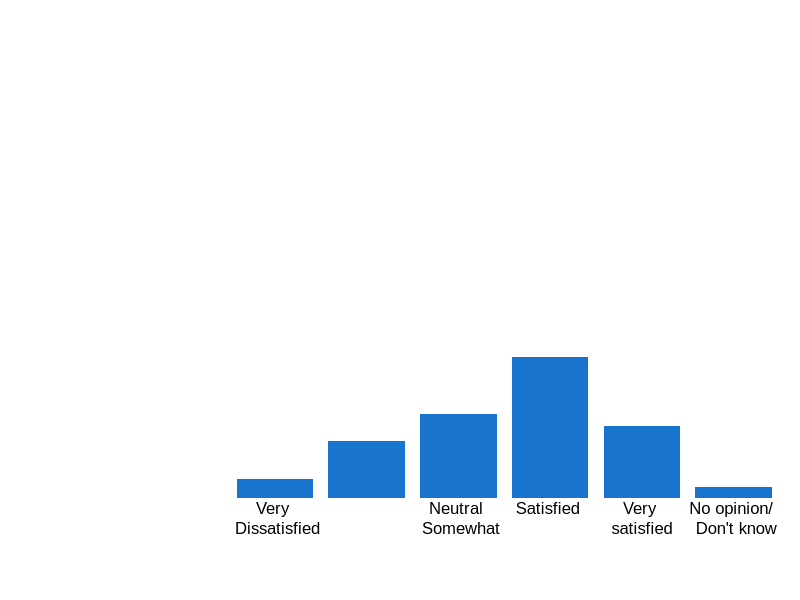

R code for this plot: (Note: this script raises an error after producing the figure.)
############################################################################################
#### Author:
#### Date:
#### Purpose: Produce graphs for BCPS Covid Staff Report
#### Colors:dodgerblue3", "yellow2","gray60", "slategray1","darkorange2"
#############################################################################################
## Adding more stuff
## Again
## And again


### GRAPH 1 ####
# How satisfied are you with your school’s/district's online learning experience this spring?#

par(mar=c(5.1, 10, 4, 1.1))
H <- c(5,15,22,37,19,3) # Create the data for the chart.#
M <- c("Very \n Dissatisfied",
       "Somewhat \n Dissatisfied",
       "Neutral \n Somewhat",
       "Satisfied \n",
       "Very \nsatisfied",
       "No opinion/ \n Don't know")

bp <- barplot(H, col =c("dodgerblue3" ),  ylim = range(0,110),
              names.arg = M, horiz = F,
              family="Arial", border = NA, xlim = range(0,7), las=1,
              axes = F)
bp <- barplot()

text(bp, H + 5, paste(H, "%", sep="")) #Automates data labels

### GRAPH 2 ###

par(mar=c(0, 5, 18, 0))
counts<- structure(list(
  
  A = c(37,11),	
  B = c(26,15),	
  C = c(34,10),	
  D = c(30,46),	
  E = c(31,33)),
  
  .Names = c("Students are engaged in the \n distance learning environment.",						
             "The district's expectations for \n distance learning are clear.",					
             "My students made academic progress \n during the distance learning period.",
             "Access to technology has been a \n significant  barrier to my students learning.", 		
             "I have enough time in my day to \n give students the help they need."),
  class = "data.frame",
  row.names = c(NA, -2L)) #4L=number of numbers in each letter vector#

attach(counts)

print(counts)
# update
# barplot
colors <- c("gray82", "dodgerblue3")
counts <- counts[, order(colSums(counts))]
xFun <- function(x) x/2 + c(0, cumsum(x)[-length(x)])
par(mar=c(2, 18, 4, 2) + 0.1) # this sets margins to allow long labels
byc <- barplot(as.matrix(counts), horiz=TRUE, col=colors, #main="N=35"#, 
               border=NA, las=1, xaxt='n',
               ylim = range(0, 7), xlim = range(-10, 100),
               width = 1)
# labels
labs <- data.frame(x=as.vector(sapply(counts, xFun)),  # apply `xFun` here 
                   y=rep(byc, each=nrow(counts)),  # use `byc` here
                   labels=as.vector(apply(counts, 1:2, paste0, "%")), 
                   stringsAsFactors=FALSE)
labs$labels[labs$labels %in% paste0(0:(8*100)/100, "%")] <- "" #masks labels <8

invisible(sapply(seq(nrow(labs)), function(x)  # `invisible` prevents unneeded console output
  text(x=labs[x, 1:2], labels=labs[x, 3], cex=.9, font=2, col='gray18')))


# legend  (set `xpd=TRUE` to plot beyond margins!)
legend(0,5.5,  legend=c("Somewhat Agree","Strongly Agree"),                                                                                                                                                                                                                                                                
       fill=colors, horiz = T, bty='n', xpd=T, border = F)


### GRAPH 3 ###

library(ggpubr)
df <- data.frame(
  group = c("Much\n Lower",
            "Little\n Lower",
            "Same \n as Before",
            "Little \n Higher",
            "Much\n Higher"),
  value = c(16,34,27,17,6))
par(mar=c(5, 0, 5, 5) )  # this sets margins to allow long labels
#par(oma=c(0,0,0,0))
# create labels
df$label <- paste(df$group,
                  scales::percent(df$value/sum(df$value), accuracy = 1), sep = "\n")

ggpubr::ggdonutchart(df, "value",
                     label = "label", # add labels
                     color = "group",
                     fill = "group",
                     lab.pos = c("out"), 
                     lab.font= c(1, "plain", "red"),
                     lab.adjust = 19,
                     radius = 1,
                     borders ='n',
                     palette = c("dodgerblue3", "yellow2","gray60", "slategray1","darkorange2")) +
  theme(legend.position = "none") #DELETES LEGEND
#ggpubr::ggpar(p,ticks=FALSE,xlab=FALSE,ylab=FALSE,font.ytickslab = NULL)
### GRAPH 4 ###
library(tidyverse)
par(mar=c(0, 15, 8, 0))
M<-c('Blackboard Collaborate',
     'Text messages',
     'One-on-one telephone calls',
     'Online video conferencing platform',
     'Posting a written message online',
     'E-mail'
)

H<-c(41,37,33,28,20,16)

df_graph3 <- data.frame(M=M,H=H)
df_graph3 <- df_graph3 %>%
  arrange(.$H)
c <-barplot(df_graph3$H, col =c("gray82",  "gray82",
                                "gray82", "gray82","dodgerblue3"),
            names.arg = df_graph3$M, horiz = TRUE, 
            family="Arial", border = NA,  
            xlim = range(0,100), ylim = range(0, 0.08), 
            axes = FALSE, width = 0.01, las=1)
text(df_graph3$H, c, labels = paste(df_graph3$H,"%"), pos = 4.5)


#### GRAPH 5 ###
library(dplyr)
library(ggplot2)
#par(mar=c(1, 1, 1, 1))
#par(oma=c(0,0,2,0))

df_graph2 <- data.frame(
    parameters = c("Phone call",	
              "Text",	
              "Email",	
              "Video",	
              "Social media platforms",	
              "Other") ,
    values = c(71,64,48,13,15,12))
df_graph2 %>%
  ggplot() + aes(x=parameters, y=values) +
  geom_segment( aes(x=parameters, xend=parameters, y=0, yend=values), color="dodgerblue3", size=2) +
  geom_point( color="darkorange2", size=4.2, alpha=1) +
  geom_text(aes(label = paste(values,"%")), hjust = -.3,size=3.8,family="Arial") + 
  expand_limits(y = 100)+
  theme_light() +
  coord_flip() +
  theme(
    plot.margin = margin(1, 1, 4, 1.1, "cm"),
    panel.grid.major.y = element_blank(),
    axis.text.y = element_text(color = 'black', size = 12, hjust = 1),
    panel.border = element_blank(),
    axis.ticks.y = element_blank(),
    axis.ticks.x = element_blank(),
    axis.title.x = element_blank(),
    axis.title.y = element_blank(),
    axis.text.x = element_blank(),
    panel.grid.major.x = element_blank(),
    panel.grid.minor.x = element_blank()
  )

### GRAPH 6 ###
par(mar=c(0, 15, 10, 0))

M<-c("Strongly disagree",	
     "Somewhat disagree",	
     "Neutral",
     "Somewhat agree",	
     "Strongly agree")

H<-c(18,22,16,27,15) # Create the data for the chart, from crosstab.#
df_graph3 <- data.frame(M=M,H=H)
df_graph3 <- df_graph3 %>%
  arrange(.$H)
c <-barplot(df_graph3$H, col =c( "slategray1", "yellow2","gray60","dodgerblue3","darkorange2"),
            names.arg = df_graph3$M, horiz = TRUE, 
            family="Arial", border = NA,  
            xlim = range(0,100), ylim = range(0, 0.08), 
            axes = FALSE, width = 0.01, las=1)
text(df_graph3$H, c, labels = paste(df_graph3$H,"%"), pos = 4.5)

### GRAPH 7 ###


### GRAPH 8 ###sd





